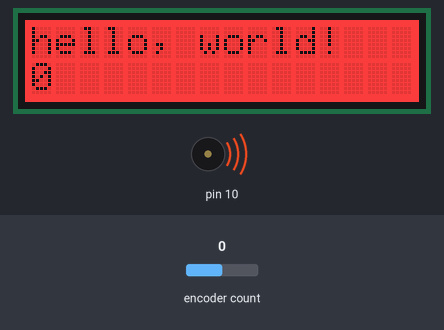
Recording of a sketch running on a simulated Arduino Uno, built with avr-gcc and run on an emulated ATmega328P. Parts: 16×2 character LCD, buzzer (waves = sounding). The test bench sets the inputs (shaded band); at power-on: encoder count 0.

Above: at 2.2 s.
2.3 s: encoder count set to 1
At 3.1 s:
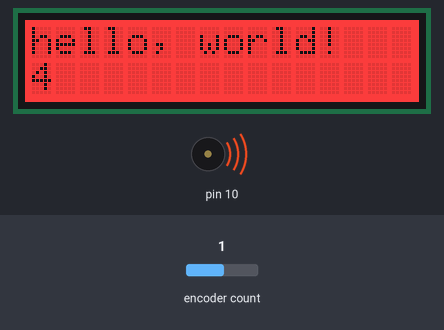
3.8 s: encoder count set to 2
At 4.2 s:
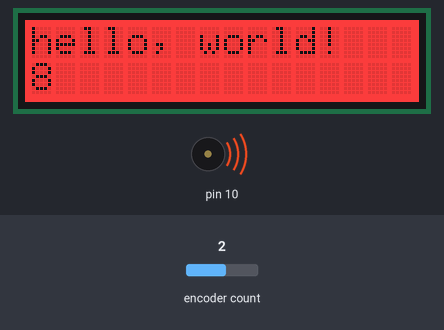
5.3 s: encoder count set to 3
At 6.6 s:
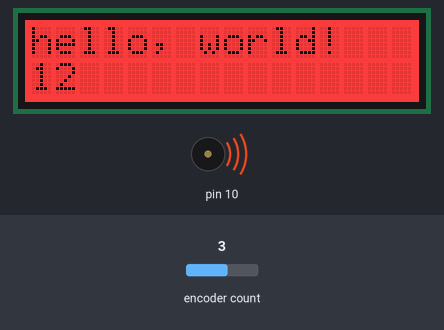
Timing chart, 0 to 8.3 s (numbered marks = the images above; inputs shaded):
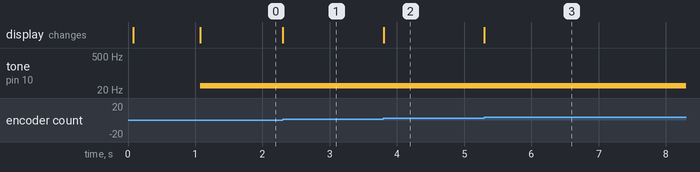

Measured:
- after the input at 2.3 s, the display: changes at once (image 1)
- after the input at 3.8 s, the display: changes at once (image 2)
- after the input at 5.3 s, the display: changes at once (image 3)

The sketch:

signalgenerator_rechteck.ino
```cpp
// Simpler Rechteckgenerator an Pin 10
// Frequenz ueber Encoder einstellbar

#include <Encoder.h>
#include <Wire.h>
#include "rgb_lcd.h" // Grove i2c lcd

rgb_lcd lcd;

const int colorR = 255;
const int colorG = 0;
const int colorB = 0;

// Change these two numbers to the pins connected to your encoder.
//   Best Performance: both pins have interrupt capability
//   Good Performance: only the first pin has interrupt capability
//   Low Performance:  neither pin has interrupt capability
Encoder myEnc(3, 4);
//   avoid using pins with LEDs attached

unsigned int frequenz = 1000;
unsigned int f_min = 30;
unsigned int f_max = 65535;

void setup() {
  // put your setup code here, to run once:
  //tone(10, frequenz);
  // set up the LCD's number of columns and rows:
  lcd.begin(16, 2);
  lcd.setRGB(colorR, colorG, colorB);
  // Print a message to the LCD.
  lcd.print("hello, world!");

  delay(1000);
}

long oldPosition  = -999;

void loop() {
  // set the cursor to column 0, line 1
  // (note: line 1 is the second row, since counting begins with 0):
  lcd.setCursor(0, 1);
  long newPosition = myEnc.read();
  if (newPosition != oldPosition) {
    oldPosition = newPosition;
    lcd.print(newPosition);
    tone(10, constrain(newPosition, f_min, f_max));
  }
}
```
